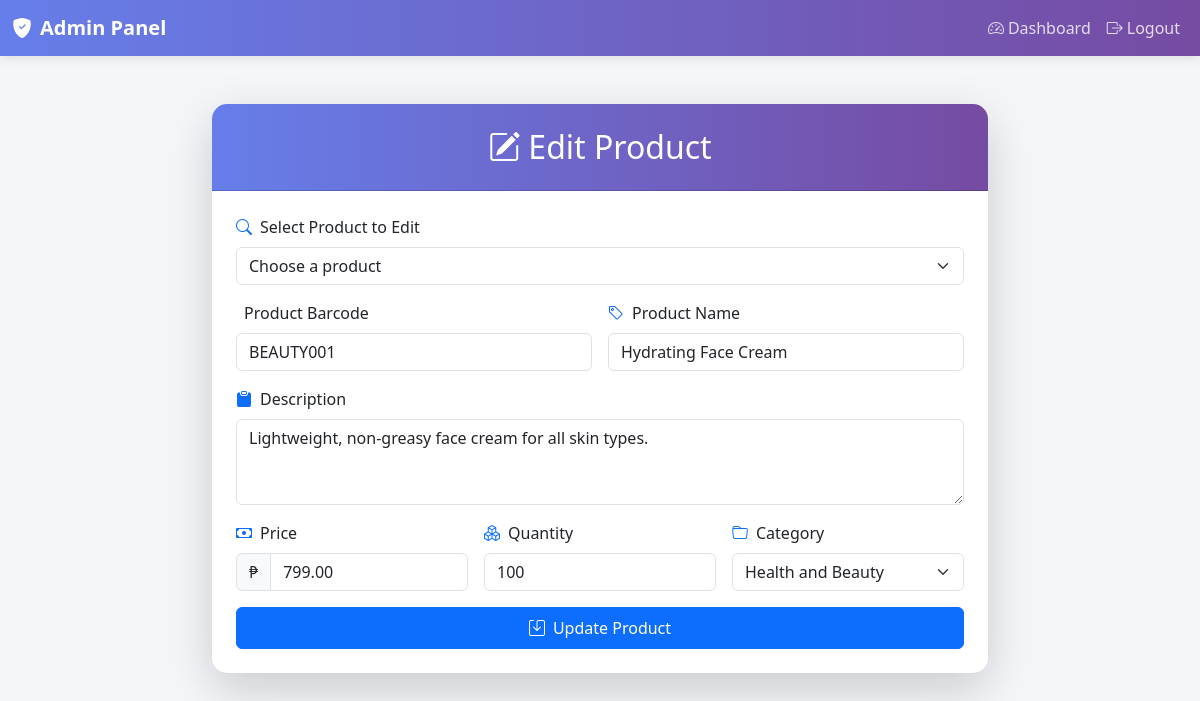
The app's page /admin/edit_product.php?id=6 (signed in) with its own data.
### tables this page shows
CREATE TABLE `products` (
  `id` int(11) NOT NULL,
  `barcode` varchar(255) NOT NULL,
  `product_name` varchar(255) NOT NULL,
  `description` text DEFAULT NULL,
  `price` decimal(10,2) DEFAULT NULL,
  `quantity` int(11) DEFAULT 0,
  `category` varchar(255) DEFAULT NULL,
  `created_at` timestamp NOT NULL DEFAULT current_timestamp()
);

### admin/edit_product.php (the view, shortened to what this page needs)
<?php
$db = new Database();
$pdo = $db->getConnection();
$product = null;
if (isset($_GET['id'])) {
    $product_id = intval($_GET['id']);
    try {
        $stmt = $pdo->prepare("SELECT * FROM products WHERE id = ?");
        $stmt->execute([$product_id]);
        $product = $stmt->fetch(PDO::FETCH_ASSOC);
    } catch (PDOException $e) {
        $error = "Failed to fetch product: " . htmlspecialchars($e->getMessage());
    }
}
?>
<?php include 'header.php'; ?>
<div class="container-fluid my-5">
    <div class="row justify-content-center">
        <div class="col-md-10 col-lg-8">
            <div class="card shadow-lg border-0 rounded-lg">
                <div class="card-header bg-gradient-primary text-white text-center py-4">
                    <h2 class="mb-0">
                        <i class="bi bi-pencil-square me-2"></i>Edit Product
                    </h2>
                </div>
                <div class="card-body p-4">
                    <form action="edit_product.php" method="POST" class="needs-validation" novalidate>
                        <div class="mb-3">
                            <label for="product_select" class="form-label">
                                <i class="bi bi-search me-2 text-primary"></i>Select Product to Edit
                            </label>
                            <select class="form-select" id="product_select" onchange="loadProductDetails(this.value)">
                                <option value="" disabled selected>Choose a product</option>
                            </select>
                        </div>
                        <div id="product_edit_section" <?php echo $product ? '' : 'style="display:none;"'; ?>>
                            <div class="row g-3">
                                <div class="col-md-6">
                                    <label for="barcode" class="form-label">
                                        <i class="bi bi-barcode me-2 text-primary"></i>Product Barcode
                                    </label>
                                    <input type="text" class="form-control" id="barcode" name="barcode"
                                           value="<?php echo $product ? htmlspecialchars($product['barcode']) : ''; ?>" required>
                                </div>
                                <div class="col-md-6">
                                    <label for="product_name" class="form-label">
                                        <i class="bi bi-tag me-2 text-primary"></i>Product Name
                                    </label>
                                    <input type="text" class="form-control" id="product_name" name="product_name"
                                           value="<?php echo $product ? htmlspecialchars($product['product_name']) : ''; ?>" required>
                                </div>
                                <div class="col-12">
                                    <label for="description" class="form-label">
                                        <i class="bi bi-clipboard-fill me-2 text-primary"></i>Description
                                    </label>
                                    <textarea class="form-control" id="description" name="description" rows="3" required><?php
                                        echo $product ? htmlspecialchars($product['description']) : '';
                                    ?></textarea>
                                </div>
                                <div class="col-md-4">
                                    <label for="price" class="form-label">
                                        <i class="bi bi-cash me-2 text-primary"></i>Price
                                    </label>
                                    <div class="input-group">
                                        <span class="input-group-text">₱</span>
                                        <input type="number" step="0.01" class="form-control" id="price" name="price"
                                               value="<?php echo $product ? htmlspecialchars($product['price']) : ''; ?>" required>
                                    </div>
                                </div>
                                <div class="col-md-4">
                                    <label for="quantity" class="form-label">
                                        <i class="bi bi-boxes me-2 text-primary"></i>Quantity
                                    </label>
                                    <input type="number" class="form-control" id="quantity" name="quantity"
                                           value="<?php echo $product ? htmlspecialchars($product['quantity']) : ''; ?>" required>
                                </div>
                                <div class="col-md-4">
                                    <label for="category" class="form-label">
                                        <i class="bi bi-folder me-2 text-primary"></i>Category
                                    </label>
                                    <select class="form-select" id="category" name="category" required onchange="toggleOtherCategory()">
                                        <option value="Health and Beauty" <?php echo ($product && $product['category'] === 'Health and Beauty') ? 'selected' : ''; ?>>Health and Beauty</option>
                                    </select>
                                </div>
                                <div class="col-12">
                                    <button type="submit" class="btn btn-primary w-100 py-2">
                                        <i class="bi bi-save me-2"></i>Update Product
                                    </button>
                                </div>
                            </div>
                        </div>
                    </form>
                </div>
            </div>
        </div>
    </div>
</div>

### admin/header.php (style rules this page uses)
body { background-color: #f4f6f9; }

### admin/edit_product.php (style rules this page uses)
body { background-color: #f4f6f9; }
.bg-gradient-primary { background: linear-gradient(to right, #667eea 0%, #764ba2 100%) !important; }
.card { border: none; border-radius: 15px; overflow: hidden; }

### records on screen
products: barcode "BEAUTY001", product_name "Hydrating Face Cream", description "Lightweight, non-greasy face cream for all skin types.", price "799.00", quantity "100", category "Health and Beauty"
